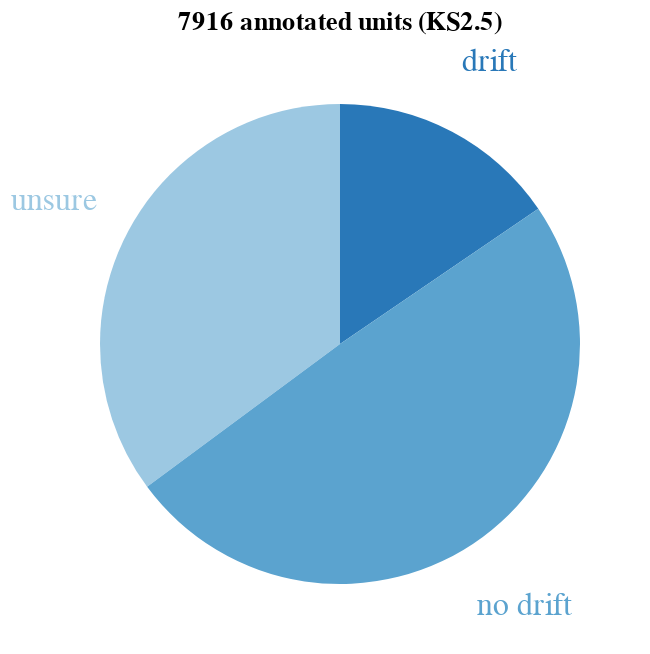

Here is the notebook cell this chart was saved with:
### Markdown cell above
---
Annotated units

### Code cell
df = (
    get_df()
    .drop_nulls('drift_rating')
    .with_columns(
        drift_rating=pl.when(pl.col("drift_rating") == db_utils.UnitDriftRating.YES)
        .then(pl.lit('drift'))
        .when(pl.col("drift_rating") == db_utils.UnitDriftRating.NO)
        .then(pl.lit('no drift'))
        .when(pl.col("drift_rating") == db_utils.UnitDriftRating.UNSURE)
        .then(pl.lit('unsure'))
    ) 
    .get_column('drift_rating')
    .value_counts(normalize=True)
    .sort('proportion')
)

display(df)
base = (
    alt.Chart(df)
    .encode(
        theta=alt.Theta("proportion:Q").stack(True),
        color=alt.Color("drift_rating").scale(scheme="blues", reverse=True).legend(None),
        tooltip=["drift_rating", "proportion"],
    )
    .properties(title=f"{len(get_df().drop_nulls('drift_rating'))} annotated units (KS2.5)")
)
base.mark_arc(outerRadius=120) + base.mark_text(radius=160, size=16).encode(text="drift_rating:N")

### Figure 1 — Vega-Lite specification as saved in the notebook (floating-point values rounded to 4 significant figures)
{"config": {"view": {"continuousWidth": 300, "continuousHeight": 300}}, "layer": [{"mark": {"type": "arc", "outerRadius": 120}, "encoding": {"color": {"field": "drift_rating", "legend": null, "scale": {"scheme": "blues", "reverse": true}, "type": "nominal"}, "theta": {"field": "proportion", "stack": true, "type": "quantitative"}, "tooltip": [{"field": "drift_rating", "type": "nominal"}, {"field": "proportion", "type": "quantitative"}]}, "title": "7916 annotated units (KS2.5)"}, {"mark": {"type": "text", "radius": 160, "size": 16}, "encoding": {"color": {"field": "drift_rating", "legend": null, "scale": {"scheme": "blues", "reverse": true}, "type": "nominal"}, "text": {"field": "drift_rating", "type": "nominal"}, "theta": {"field": "proportion", "stack": true, "type": "quantitative"}, "tooltip": [{"field": "drift_rating", "type": "nominal"}, {"field": "proportion", "type": "quantitative"}]}, "title": "7916 annotated units (KS2.5)"}], "data": {"name": "data-cf108a9db816478a58d88f27a2b4afa9"}, "$schema": "https://vega.github.io/schema/vega-lite/v5.20.1.json", "datasets": {"data-cf108a9db816478a58d88f27a2b4afa9": [{"drift_rating": "drift", "proportion": 0.1547}, {"drift_rating": "unsure", "proportion": 0.3514}, {"drift_rating": "no drift", "proportion": 0.4938}]}}
